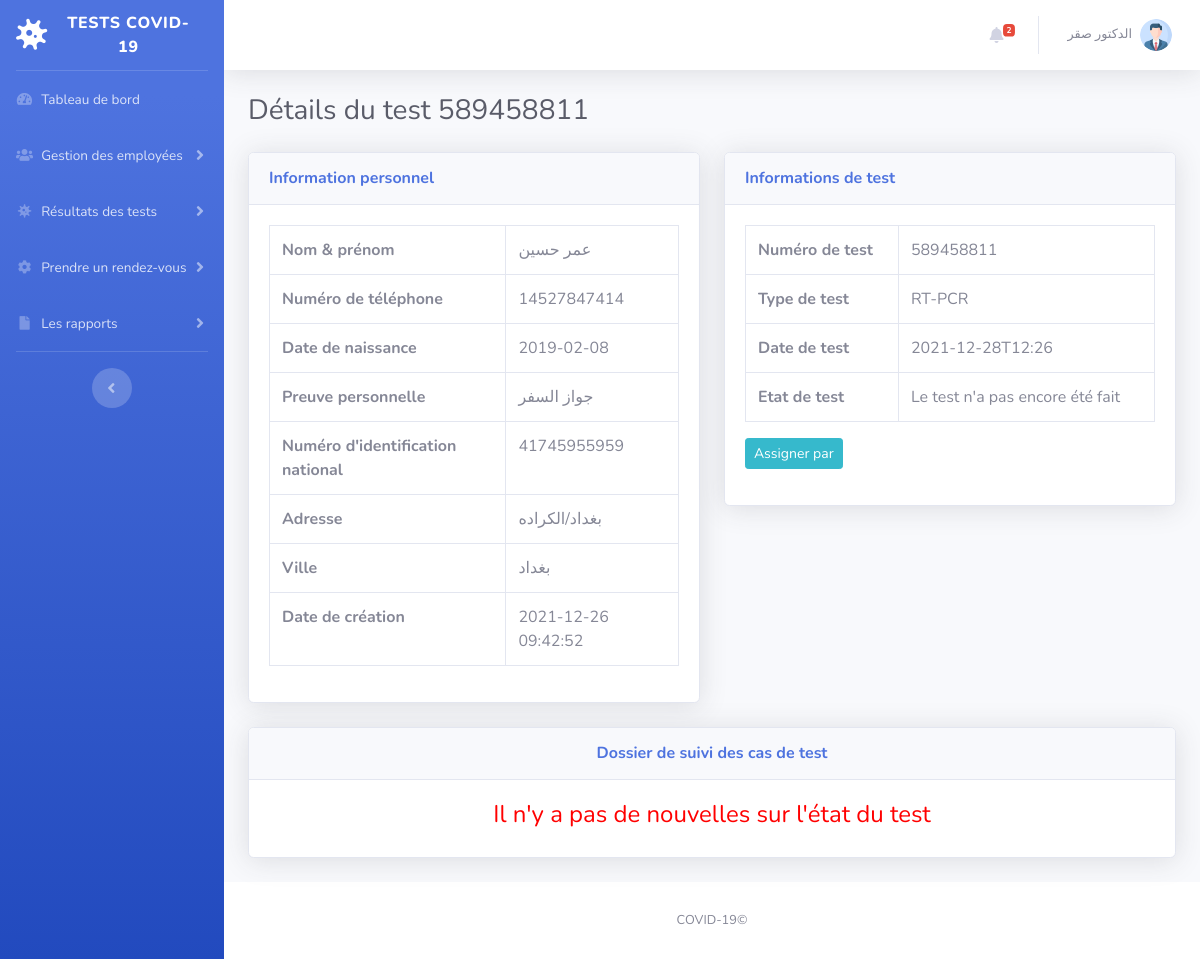
The page /test-details.php?tid=38&&oid=589458811 (signed in) on the database its author committed.
### tables this page shows
CREATE TABLE `tbltestrecord` (
  `id` int(11) NOT NULL,
  `OrderNumber` bigint(14) DEFAULT NULL,
  `PatientMobileNumber` bigint(14) DEFAULT NULL,
  `TestType` varchar(100) DEFAULT NULL,
  `TestTimeSlot` varchar(120) DEFAULT NULL,
  `ReportStatus` varchar(100) DEFAULT NULL,
  `FinalReport` varchar(150) DEFAULT NULL,
  `ReportUploadTime` varchar(200) DEFAULT NULL,
  `RegistrationDate` timestamp NULL DEFAULT current_timestamp(),
  `AssignedtoEmpId` varchar(150) DEFAULT NULL,
  `AssigntoName` varchar(180) DEFAULT NULL,
  `AssignedTime` varchar(100) DEFAULT NULL
);

CREATE TABLE `tblpatients` (
  `id` int(11) NOT NULL,
  `FullName` varchar(120) DEFAULT NULL,
  `MobileNumber` bigint(12) DEFAULT NULL,
  `DateOfBirth` date DEFAULT NULL,
  `GovtIssuedId` varchar(150) DEFAULT NULL,
  `GovtIssuedIdNo` varchar(150) DEFAULT NULL,
  `FullAddress` varchar(255) DEFAULT NULL,
  `State` varchar(200) DEFAULT NULL,
  `RegistrationDate` timestamp NOT NULL DEFAULT current_timestamp()
);

### test-details.php (the view, shortened to what this page needs)
<?php session_start();
include_once('includes/config.php');
if (strlen($_SESSION['aid']==0)) {
  header('location:logout.php');
  } else{
?>
<!DOCTYPE html>
<html lang="en">
<head>
    <link href="vendor/fontawesome-free/css/all.min.css" rel="stylesheet" type="text/css">
    <link href="css/sb-admin-2.min.css" rel="stylesheet">
</head>
<body id="page-top">
    <div id="wrapper">
<?php include_once('includes/sidebar.php');?>
        <div id="content-wrapper" class="d-flex flex-column">
            <div id="content">
          <?php include_once('includes/topbar.php');?>
                <div class="container-fluid">
                    <h1 class="h3 mb-4 text-gray-800">Détails du test <?php echo intval($_GET['oid']);?></h1>
<div class="row">
<?php
$testid=intval($_GET['tid']);
$query=mysqli_query($con,"select * from tbltestrecord
join tblpatients on tblpatients.MobileNumber=tbltestrecord.PatientMobileNumber
where  tbltestrecord.id='$testid'");
while($row=mysqli_fetch_array($query)){
    ?>
                        <div class="col-lg-6">
                            <div class="card shadow mb-4">
                                <div class="card-header py-3">
                                    <h6 class="m-0 font-weight-bold text-primary">Information personnel</h6>
                                </div>
                                <div class="card-body">
 <table class="table table-bordered"  width="100%" cellspacing="0">
    <tr>
    <th>Nom & prénom</th>
    <td><?php echo $row['FullName'];?></td>
    </tr>
     <tr>
    <th>Numéro de téléphone</th>
    <td><?php echo $row['MobileNumber'];?></td>
    </tr>
     <tr>
    <th> Date de naissance</th>
    <td><?php echo $row['DateOfBirth'];?></td>
    </tr>
     <tr>
    <th> Preuve personnelle</th>
    <td><?php echo $row['GovtIssuedId'];?></td>
    </tr>
     <tr>
    <th>Numéro d'identification national</th>
    <td><?php echo $row['GovtIssuedIdNo'];?></td>
    </tr>
     <tr>
    <th>Adresse</th>
    <td><?php echo $row['FullAddress'];?></td>
    </tr>
    <tr>
    <th>Ville</th>
    <td><?php echo $row['State'];?></td>
    </tr>
    <tr>
    <th> Date de création</th>
    <td><?php echo $row['RegistrationDate'];?></td>
    </tr>
 </table>
                                </div>
                            </div>
                        </div>
                         <div class="col-lg-6">
                            <div class="card shadow mb-4">
                                <div class="card-header py-3">
                                    <h6 class="m-0 font-weight-bold text-primary">Informations de test</h6>
                                </div>
                                <div class="card-body">
 <table class="table table-bordered"  width="100%" cellspacing="0">
    <tr>
    <th>Numéro de test</th>
    <td><?php echo $row['OrderNumber'];?></td>
    </tr>
    <tr>
    <th> Type de test</th>
    <td><?php echo $row['TestType'];?></td>
    </tr>
    <tr>
    <th>Date de test</th>
    <td><?php echo $row['TestTimeSlot'];?></td>
    </tr>
 <tr>
    <th>Etat de test </th>
    <td><?php if($row['ReportStatus']==''):
              echo "Le test n'a pas encore été fait";
          else:
           echo $row['ReportStatus'];
          endif;
    ?></td>
    </tr>
</table>
<?php if($row['AssignedtoEmpId']==''):
    ?>
        <div class="form-group">
      <button type="button" class="btn btn-info btn-sm" data-toggle="modal" data-target="#assignto">Assigner par</button>
            </div>
<?php else:
$rstatus=$row['ReportStatus'];
if($rstatus=='Assigned' || $rstatus=='On the Way for Collection' || $rstatus=='Sample Collected' || $rstatus=='Sent to Lab'):?>
<button type="button" class="btn btn-info btn-sm" data-toggle="modal" data-target="#takeaction">Modifier </button>
<?php
endif;
endif;?>
                                </div>
                            </div>
                        </div>
                    </div>
                <?php } ?>
<?php
$orderid=intval($_GET['oid']);
$ret=mysqli_query($con,"select * from tblreporttracking
join tbladmin on tbladmin.ID=tblreporttracking.RemarkBy
where tblreporttracking.OrderNumber='$orderid'");
$num=mysqli_num_rows($ret);
?>
<div class="row">
                         <div class="col-lg-12">
                            <div class="card shadow mb-4">
                                <div class="card-header py-3">
                                    <h6 class="m-0 font-weight-bold text-primary" align="center">Dossier de suivi des cas de test</h6>
                                </div>
                                <div class="card-body">
<?php if($num>0){
?>
 <table class="table table-bordered"  width="100%" cellspacing="0">
<tr>
    <th>Remarque</th>
    <th>Etat</th>
    <th>Date d'ajout </th>
    <th> Ajouter par</th>
<?php while($result=mysqli_fetch_array($ret)){?>
</tr>
    <tr>
    <td><?php echo $result['Remark'];?></td>
    <td><?php echo $result['Status'];?></td>
    <td><?php echo $result['PostingTime'];?></td>
    <td><?php echo $result['AdminName'];?></td>
    </tr>
<?php } ?>
</table>
         <?php
     } else { ?>
<h4 align="center" style="color:red"> Il n'y a pas de nouvelles sur l'état du test </h4>
         <?php } ?>
                                </div>
                            </div>
                        </div>
                    </div>
                </div>
            </div>
           <?php include_once('includes/footer.php');?>
        </div>
    </div>
</body>
</html>
<?php } ?>

### includes/topbar.php (shortened to what this page needs)
      <nav class="navbar navbar-expand navbar-light bg-white topbar mb-4 static-top shadow">
            <?php if($_SESSION['aid']):?>
                    <ul class="navbar-nav ml-auto">
<?php $query=mysqli_query($con,"select * from tbltestrecord where ReportStatus is null");
$count=mysqli_num_rows($query);
?>
                        <li class="nav-item dropdown no-arrow mx-1">
                            <a class="nav-link dropdown-toggle" href="#" id="alertsDropdown" role="button"
                                data-toggle="dropdown" aria-haspopup="true" aria-expanded="false">
                                <i class="fas fa-bell fa-fw"></i>
                                <span class="badge badge-danger badge-counter"><?php echo $count;?></span>
                            </a>
                        </li>
                        <li class="nav-item dropdown no-arrow">
                            <a class="nav-link dropdown-toggle" href="#" id="userDropdown" role="button"
                                data-toggle="dropdown" aria-haspopup="true" aria-expanded="false">
                <?php
$adid=$_SESSION['aid'];
$ret1=mysqli_query($con,"select AdminName from tbladmin where ID='$adid'");
while($row1=mysqli_fetch_array($ret1)){
?>
                                <span class="mr-2 d-none d-lg-inline text-gray-600 small"><?php  echo $row1['AdminName'];?></span>
                           <?php } ?>
                                <img class="img-profile rounded-circle"
                                    src="img/profile.png">
                            </a>
                        </li>
                    </ul>
                <?php endif;?>
                </nav>

### rows shown on the page
tbltestrecord: tblpatients.FullName "عمر حسين", tblpatients.MobileNumber "14527847414", tblpatients.DateOfBirth "2019-02-08", tblpatients.GovtIssuedId "جواز السفر", tblpatients.GovtIssuedIdNo "41745955959", tblpatients.FullAddress "بغداد/الكراده", tblpatients.State "بغداد", tblpatients.RegistrationDate "2021-12-26 09:42:52", OrderNumber "589458811", TestType "RT-PCR", TestTimeSlot "2021-12-28T12:26", shows "Le test n'a pas encore été fait", shows "Assigner par"

### other values the page prints
$count "2"
$row1['AdminName'] "الدكتور صقر"
$_GET['oid'] "589458811"
